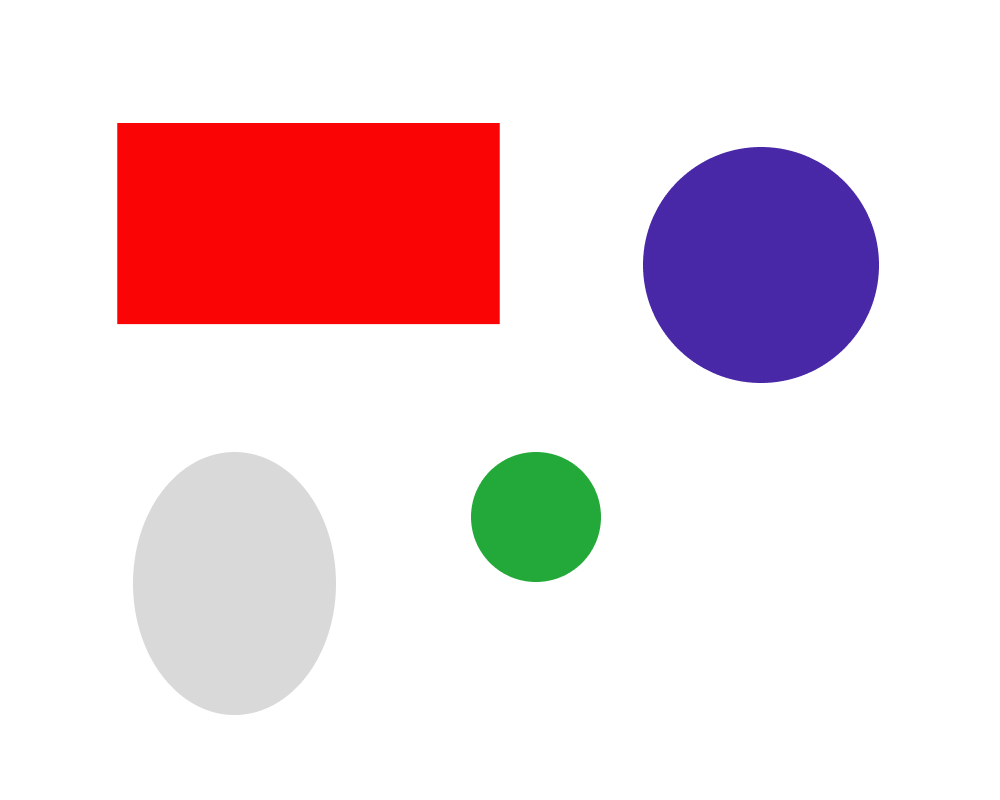
#> input picture finding object/money_detect/circle_test.jpg, 1000 x 800 px
$ python cirlce_detect.py
#> lines starting #> are read from the running program, lines starting #| are printed output that depends on the picture; after the words box and inside, x2 and y2 are one past the last pixel; in counts of white or black regions, pixels touching at a corner belong together
# В данной коде используются 3 метода поиска круглых объектов : HoughCircles, findContours, Canny - оцените результаты их работы и сделайте выводы.
import cv2
import numpy as np

# Загрузка изображения
img = cv2.imread('circle_test.jpg')
#> img is the input picture: shape (800, 1000, 3); mean B, G, R 220.9, 215.7, 238.9

# Преобразование изображения в оттенки серого
gray = cv2.cvtColor(img, cv2.COLOR_BGR2GRAY)
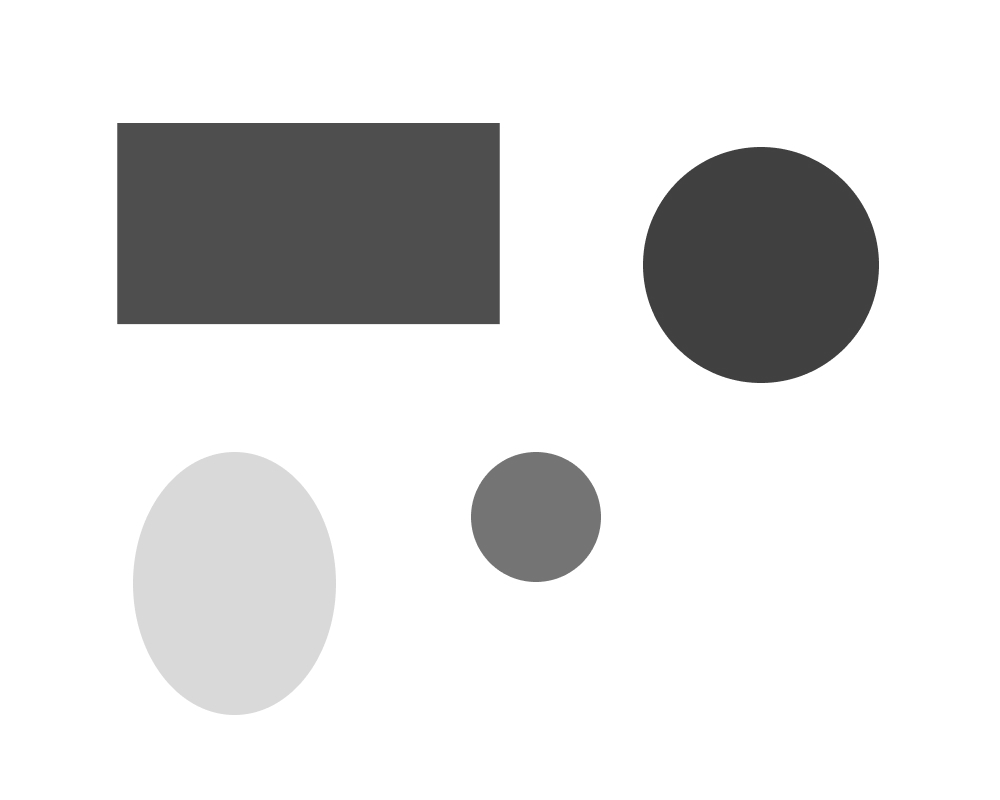
#> gray: shape (800, 1000); min 63, max 255, mean 223.2

# Поиск кругов
# cv2.HoughCircles(image, method, dp, minDist, param1, param2, minRadius, maxRadius)
# dp - Разрешение обратного преобразования Хафа (dp=1 - размер изображения)
# minDist - Минимальное расстояние между центрами найденных кругов
# param1 - Первый параметр метода детекции кругов (чувствительность детектора)
# param2 - Второй параметр метода детекции кругов (пороговое значение для центров круживает ругов)
# minRadius - Минимальный радиус искомых кругов
# maxRadius - Максимальный радиус искомых кругов
circles = cv2.HoughCircles(gray, cv2.HOUGH_GRADIENT, dp=1, minDist=20, param1=50, param2=30, minRadius=0, maxRadius=0)
#> circles = [[760.5, 264.5, 118.2], [535.5, 516.5, 65.3], [292.5, 582.5, 159.8], [173.5, 583.5, 161.6], [233.5, 627.5, 86.1], [233.5, 540.5, 88.4]]

if circles is not None:
    circles = np.uint16(np.around(circles))
#> circles = [[760, 264, 118], [536, 516, 65], [292, 582, 160], [174, 584, 162], [234, 628, 86], [234, 540, 88]]
    for i in circles[0, :]:
        center = (i[0], i[1])
        radius = i[2]
        cv2.circle(img, center, radius, (0, 255, 0), 2)
#> this loop made 6 passes
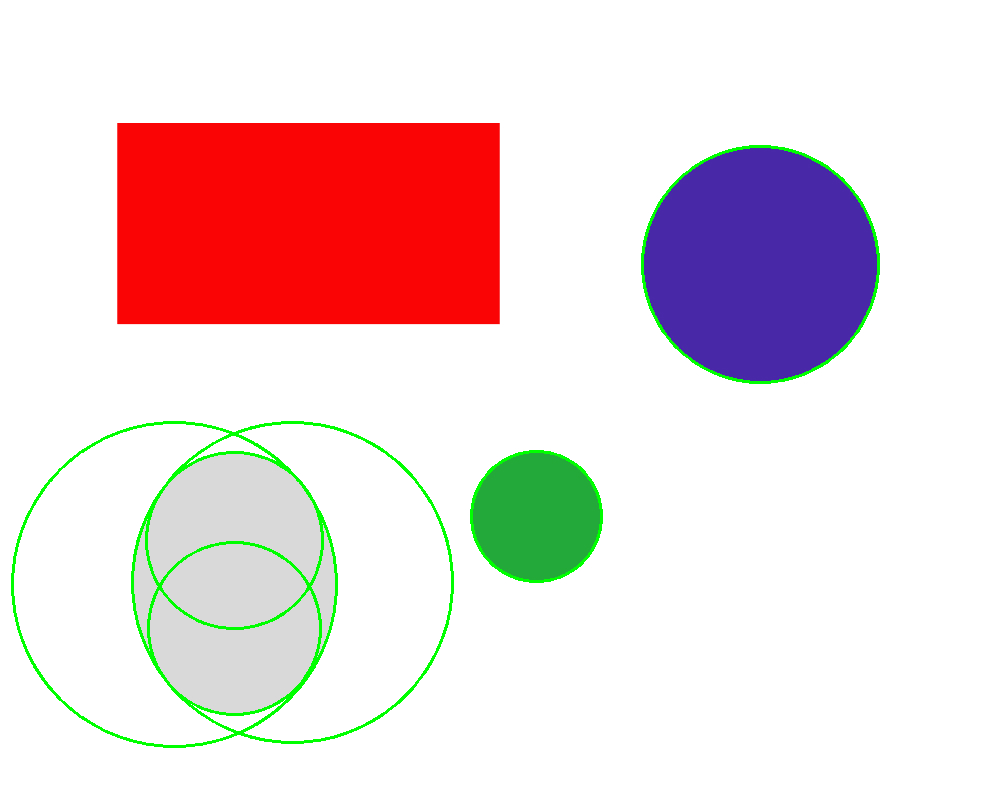
#> img: shape (800, 1000, 3); 1.54% of pixels changed, all inside (x1, y1, x2, y2) = (11, 145, 880, 748)

# Поиск контуров
contours, _ = cv2.findContours(gray, cv2.RETR_EXTERNAL, cv2.CHAIN_APPROX_SIMPLE)
#> contours = [[[0, 0], [0, 799], [999, 799], [999, 0]]]
cv2.drawContours(img, contours, -1, (0, 0, 255), 2)
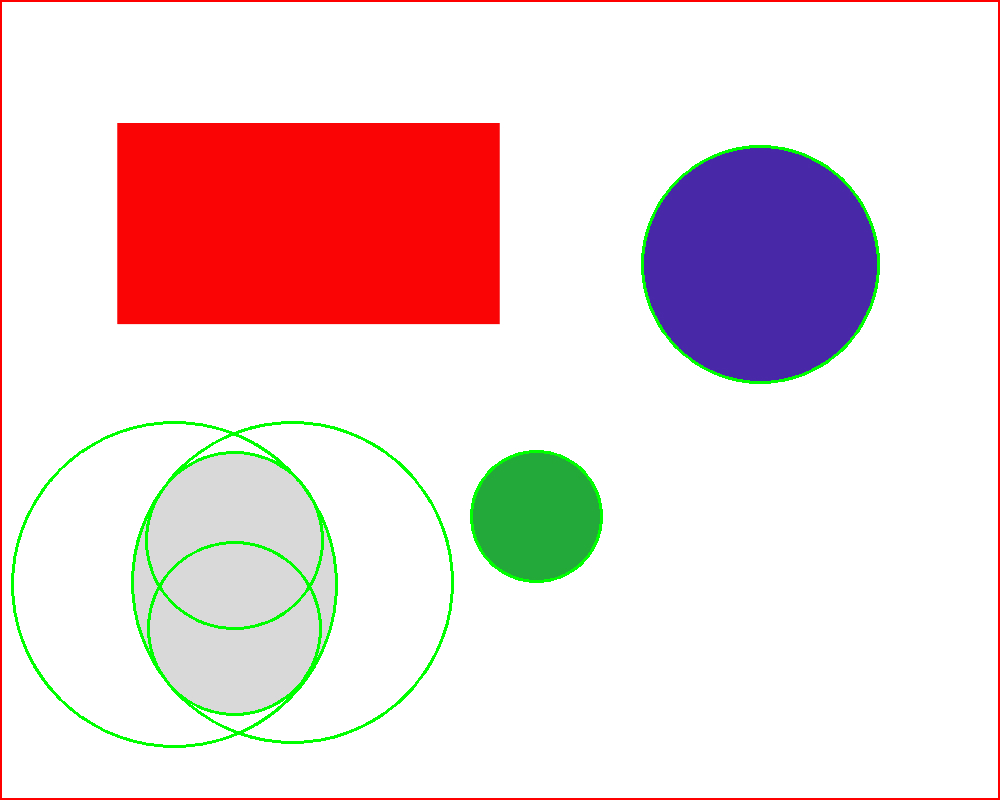
#> img: shape (800, 1000, 3); 0.9% of pixels changed, all inside (x1, y1, x2, y2) = (0, 0, 1000, 800)

# Поиск границ
edges = cv2.Canny(gray, 100, 200)
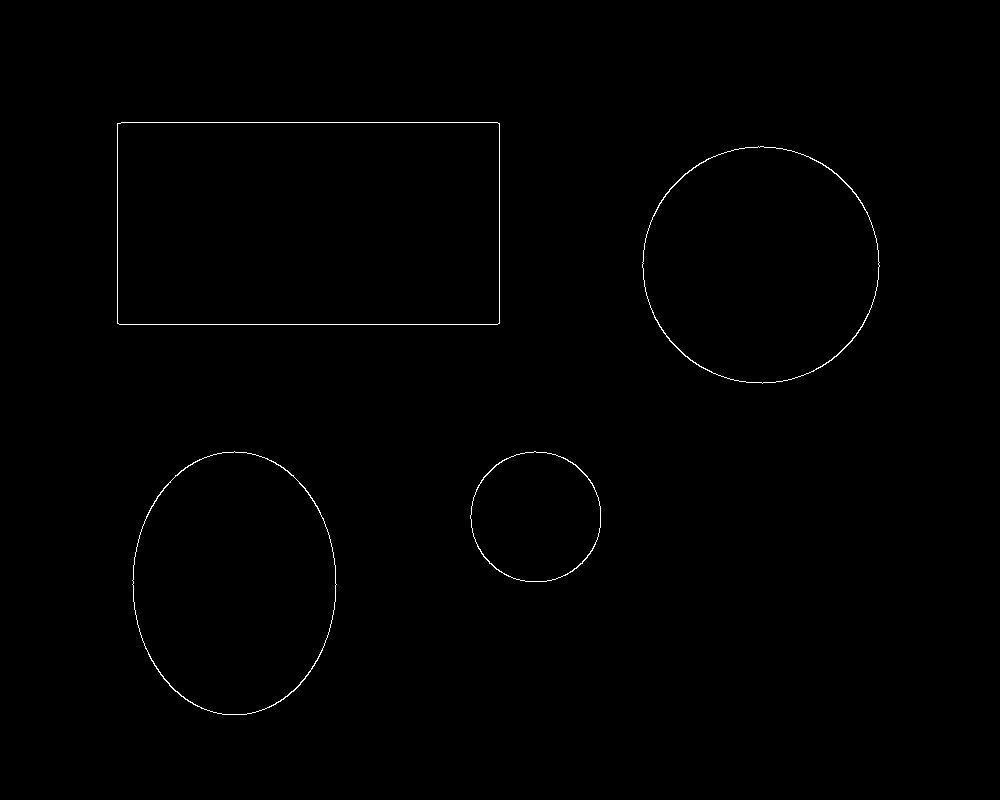
#> edges: shape (800, 1000); 0.41% white in thin lines or dots, all inside (x1, y1, x2, y2) = (117, 122, 880, 715)

# Отображение результатов в окнах
cv2.imshow('HoughCircles', img)
cv2.imshow('findContours', img)
cv2.imshow('Canny', edges)

cv2.waitKey(0)
cv2.destroyAllWindows()
